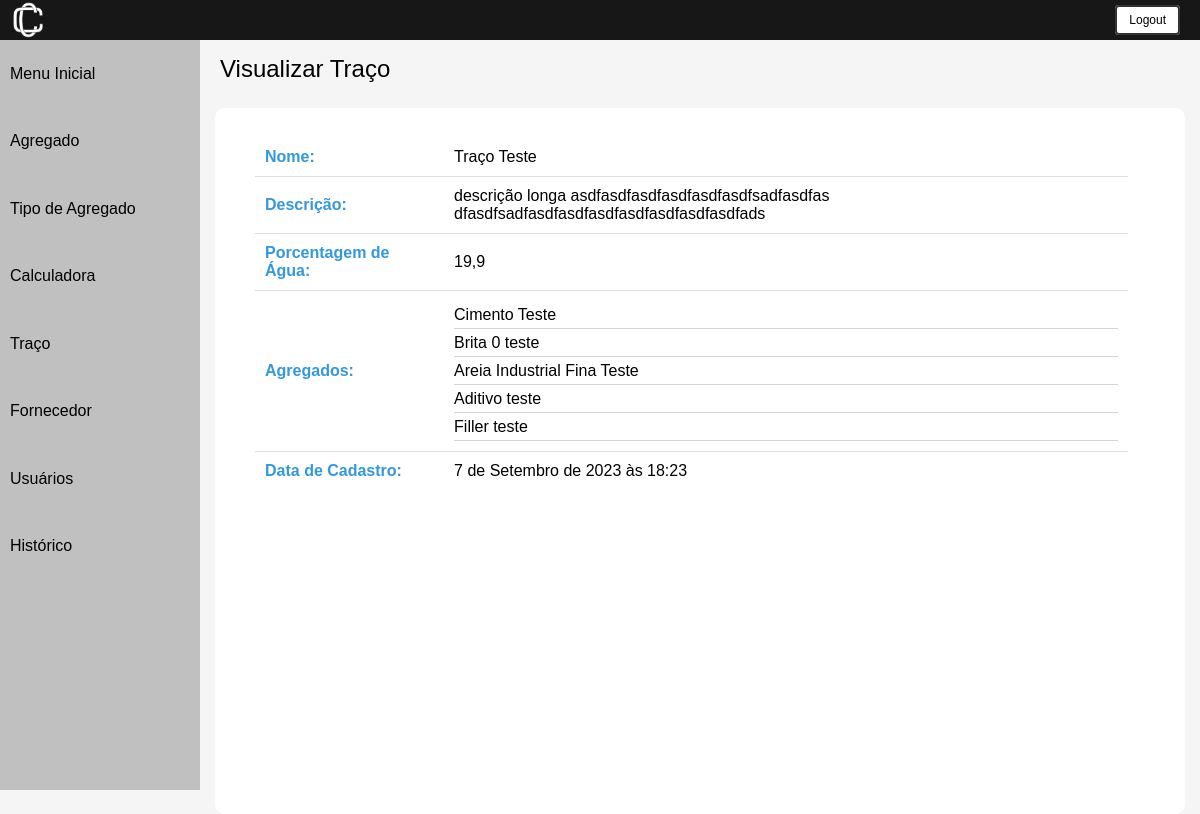
The app's page /inspecionar_traco/1/ (signed in) with its own data.
### usuarios/models.py (models this page shows, shortened)
class Traco(models.Model):
    nome = models.CharField(max_length=20, unique=True)
    descricao = models.CharField(max_length=250)
    porcentagem_agua = models.FloatField()
    agregados = models.ManyToManyField(Agregado, through='TracoAgregado', blank=True)
    data_cadastro = models.DateTimeField(default=timezone.now)
    class Meta:
        db_table = "traco"

class Agregado(models.Model):
    nome = models.CharField(max_length=40, unique=True)
    pen_6_30_mm = models.FloatField()
    pen_4_80_mm = models.FloatField()
    pen_2_40_mm = models.FloatField()
    pen_1_20_mm = models.FloatField()
    pen_600_um = models.FloatField()
    pen_300_um = models.FloatField()
    pen_150_um = models.FloatField()
    pen_75_um = models.FloatField()
    fundo = models.FloatField()
    umidade = models.FloatField()
    massa_especifica = models.FloatField()
    is_deleted = models.BooleanField(default=False)
    num_modificacao = models.IntegerField(default=0)
    data_cadastro = models.DateTimeField(default=timezone.now)
    fk_usuario_id = models.IntegerField(null=False)
    fk_fornecedor_id = models.ForeignKey(Fornecedor, on_delete=models.CASCADE)
    fk_tipo_agregado_id = models.ForeignKey(TipoAgregado, on_delete=models.CASCADE)
    class Meta:
        db_table = "agregado"

### usuarios/views.py (the view)
# urls.py: path('inspecionar_traco/<int:pk>/', views.inspecionar_traco, name='inspecionar_traco'),
@login_required
def inspecionar_traco(request, pk):
    traco = get_object_or_404(Traco, id=pk)
    return render(request, 'traco/inspecionar.html', {'traco': traco})

### usuarios/templates/traco/inspecionar.html (shortened to what this page needs)
{% extends 'base.html' %}
{% load static %}
{% block content %}
<html lang="pt-br">
<head>
    <link rel="stylesheet" href="{% static 'css/inspectionar.css' %}">
    <link rel="stylesheet" href="https://cdnjs.cloudflare.com/ajax/libs/font-awesome/5.15.4/css/all.min.css">
</head>
<body>
     {% include "utils/header.html" %}
    <div class="container">
        {% include "utils/sidebar.html" %}
        <div class="content">
        <div class="cadastrar_btn">
            <a class="nome-pagina">Visualizar Traço</a>
        </div>
            <div class = 'all-content'>
                <div class="lista">
                    <table class="resultado-table">
                        <tbody>
                            <tr class="header-row">
                                <td class="header-cell">Nome:</td>
                                <td>{{ traco.nome }}</td>
                            </tr>
                            <tr  class="header-row">
                                <td class="header-cell">Descrição:</td>
                                <td>{{ traco.descricao }}</td>
                            </tr>
                            <tr  class="header-row">
                                <td class="header-cell">Porcentagem de Água:</td>
                                <td>{{ traco.porcentagem_agua }}</td>
                            </tr>
                            <tr class="header-row">
                                <td class="header-cell">Agregados:</td>
                                <td>
                                    <ul class="agregados-list">
                                        {% for agregado in traco.agregados.all %}
                                            <li>{{ agregado.nome }}</li>
                                        {% endfor %}
                                    </ul>
                                </td>
                            </tr>
                            <tr  class="header-row">
                                <td class="header-cell">Data de Cadastro:</td>
                                <td>{{ traco.data_cadastro }}</td>
                            </tr>
                        </tbody>
                    </table>
                </div>
                </div>
        </div>
    </div>
</body>
{% endblock %}

### usuarios/static/css/inspectionar.css (style rules this page uses)
* { margin: 0; padding: 0; color: inherit; }
body { font-family: arial, helvetica, sans-serif; font-size: 12px; background: #F5F5F5; min-height: 100vh; }
.container { display: flex; min-height: calc(100vh - 50px); }
.content { flex: 1; margin: 15px; }
.nome-pagina { text-align: left; font-size: 24px; padding: 5px; }
.all-content { margin-top: 25px; width: 100%; height:98%; background-color: white; border-radius: 10px; }
.lista { padding-top: 30px; }
.agregados-list li { list-style: none; position: relative; padding-bottom: 5px; padding-top: 5px; }
.agregados-list li:after { margin-top; 10px; content: ''; position: absolute; left: 0; bottom: 0; width: 100%; height: 1.3px; background-color: #d3d3d3; }
.header-row .header-cell { font-weight: bold; color: #3498db; }
.resultado-table { width: 90%; border-collapse: collapse; margin-left: 40px; }
.resultado-table td { padding: 10px; border-bottom: 1px solid #ddd; }
.resultado-table tr:last-child td { border-bottom: none; }

### records on screen
Traco: nome "Traço Teste", descricao "descrição longa asdfasdfasdfasdfasdfasdfsadfasdfas dfasdfsadfasdfasdfasdfasdfasdfasdfasdfads", porcentagem_agua "19,9", data_cadastro "7 de Setembro de 2023 às 18:23"
Agregado: nome "Cimento Teste"
Agregado: nome "Brita 0 teste"
Agregado: nome "Areia Industrial Fina Teste"
Agregado: nome "Aditivo teste"
Agregado: nome "Filler teste"
